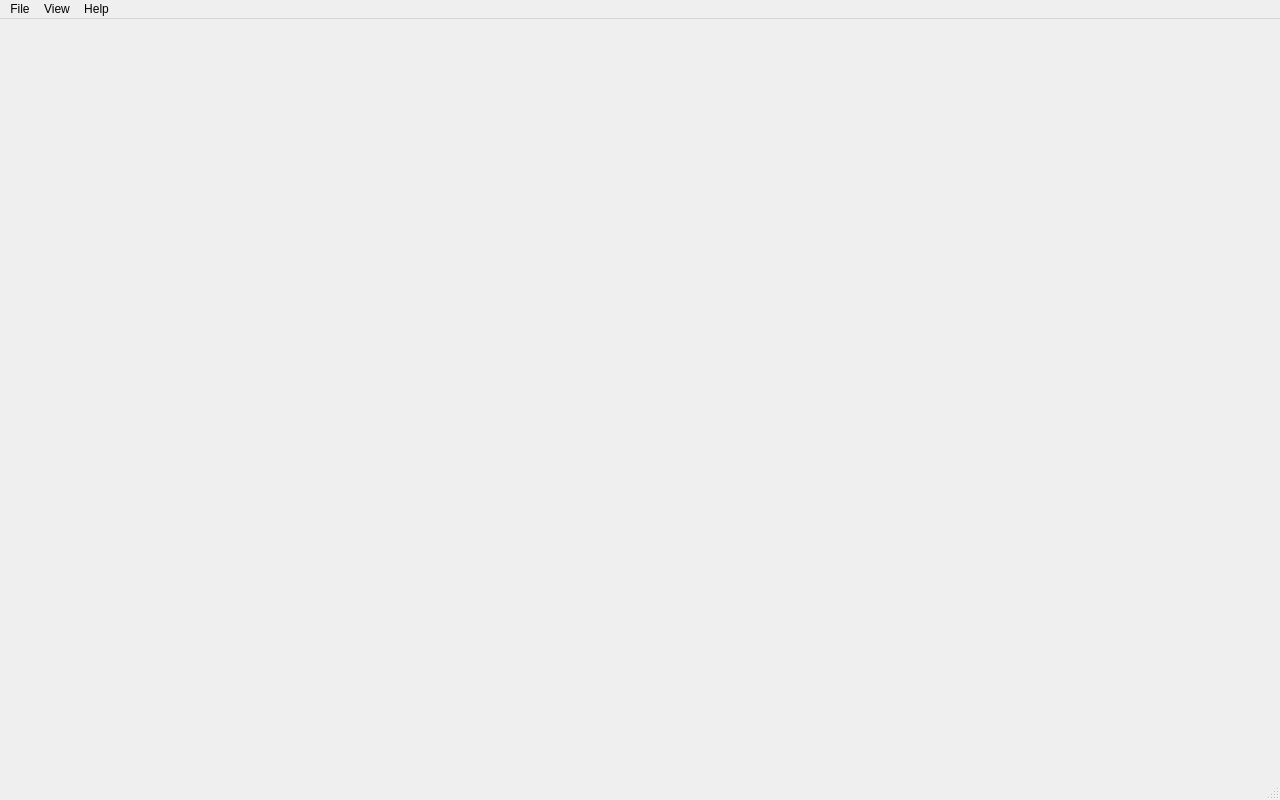
<?xml version="1.0" encoding="UTF-8"?>
<ui version="4.0">
 <class>gcsMainWindow</class>
 <widget class="QMainWindow" name="gcsMainWindow">
  <property name="windowModality">
   <enum>Qt::NonModal</enum>
  </property>
  <property name="geometry">
   <rect>
    <x>0</x>
    <y>0</y>
    <width>1280</width>
    <height>800</height>
   </rect>
  </property>
  <property name="sizePolicy">
   <sizepolicy hsizetype="Preferred" vsizetype="Preferred">
    <horstretch>0</horstretch>
    <verstretch>0</verstretch>
   </sizepolicy>
  </property>
  <property name="minimumSize">
   <size>
    <width>640</width>
    <height>480</height>
   </size>
  </property>
  <property name="windowTitle">
   <string>AHNS Ground Station</string>
  </property>
  <property name="windowIcon">
   <iconset resource="../resources/gcs.qrc">
    <normaloff>:/about/AHNS_Logo.png</normaloff>:/about/AHNS_Logo.png</iconset>
  </property>
  <property name="styleSheet">
   <string notr="true">/* Progress Bar */
/*QProgressBar {
  border: 2px solid white;
  border-radius: 5px;
  text-align: left;
  margin-left: 4ex;
}*/

QDockWidget{
	background-color: rgb(0, 0, 0);
    border: 1px solid rgb(255,255,255);
}

QDockWidget::title {
  text-align: Center;
  border-bottom-color: rgb(86, 86, 86);
  border-style: inset;
  border-width: 1px;
  background-color: qlineargradient(spread:pad, x1:0.545455, y1:0.449, x2:1, y2:0, stop:0 rgba(0, 0, 0, 255), stop:1 rgba(255, 255, 255, 255));
}

QWidget {
    color: rgb(255,255,255);
	background-color: rgb(0, 0, 0);
}

QLabel {
}

QMenu{
    color: rgb(0,0,0);
	background-color: rgb(255, 255, 255);
}

QMenuBar{
    color: rgb(255,255,255);
	background-color: rgb(0, 0, 0);
}

QMenuBar::item{
  background-color: transparent;
}

QMenuBar::item:selected, QMenuBar::item:pressed{
  color: rgb(0, 0, 0);  
  background-color: rgb(255,255,255);
}

QMenu::item {
  background-color: transparent;
}

QMenu::item:selected {
    color: rgb(255,255,255);
	background-color: rgb(0, 0, 0);
}

QMessageBox {
    color: rgb(255,255,255);
	background-color: rgb(0, 0, 0);
}

QPushButton:hover, QPushButton:focus{
  background-color: rgb(255, 255, 255);
  color: rgb(0, 0, 0);  
}

QLineEdit:hover, QLineEdit:focus{
  background-color: rgb(255, 255, 255);
  color: rgb(0, 0, 0);  
}

/* Progress Bar */
QProgressBar {
  border: 2px solid white;
  border-radius: 5px;
  text-align: left;
  margin-left: 4ex;
}

QProgressBar::chunk {
  background-color: rgb(255, 255, 255);
  margin: 0.5px;
  width: 10px;
}

/* TABS */
QTabWidget::pane {
  border-bottom: 2px solid #C2C7CB;
  position: absolute;
  top: 0.5em;
}

QTabWidget::tab-bar {
  alignment: center;
}

QTabBar::tab {
  background-color: rgb(0, 0, 0);
  border: 0.5px solid #C4C4C3;
  border-top-color: #C2C7CB; 
  /*border-bottom-left-radius: 5px;
  border-bottom-right-radius: 5px;*/
  min-width: 4ex;
  padding: 1px;
}

QTabBar::tab:selected, QTabBar::tab:hover {
  color: rgb(0, 0, 0);
  background-color: rgb(255, 255, 255);
}

QTabBar::tab:selected {
  border-color: #9B9B9B;
  border-top-color: #C2C7CB; 
}*/</string>
  </property>
  <widget class="QWidget" name="centralWidget"/>
  <widget class="QMenuBar" name="menuBar">
   <property name="geometry">
    <rect>
     <x>0</x>
     <y>0</y>
     <width>1280</width>
     <height>27</height>
    </rect>
   </property>
   <widget class="QMenu" name="menuFile">
    <property name="title">
     <string>File</string>
    </property>
    <addaction name="actionRestart_Logging"/>
    <addaction name="separator"/>
    <addaction name="actionExit"/>
   </widget>
   <widget class="QMenu" name="menuView">
    <property name="title">
     <string>View</string>
    </property>
    <addaction name="actionNew_Plotting_Widget"/>
    <addaction name="actionRemove_Last_Plotting_Widget"/>
    <addaction name="actionRemove_All_Plotting_Widgets"/>
    <addaction name="separator"/>
    <addaction name="actionSave_Config"/>
    <addaction name="actionLoad_Config"/>
    <addaction name="separator"/>
   </widget>
   <widget class="QMenu" name="menuHelp">
    <property name="title">
     <string>Help</string>
    </property>
    <addaction name="actionAbout"/>
   </widget>
   <addaction name="menuFile"/>
   <addaction name="menuView"/>
   <addaction name="menuHelp"/>
  </widget>
  <widget class="QStatusBar" name="statusBar"/>
  <action name="actionExit">
   <property name="checkable">
    <bool>false</bool>
   </property>
   <property name="text">
    <string>Exit</string>
   </property>
  </action>
  <action name="actionAbout">
   <property name="text">
    <string>&amp;About</string>
   </property>
  </action>
  <action name="actionNew_Plotting_Widget">
   <property name="text">
    <string>New Plotting Widget</string>
   </property>
  </action>
  <action name="actionRemove_Last_Plotting_Widget">
   <property name="text">
    <string>Remove Last Plotting Widget</string>
   </property>
  </action>
  <action name="actionRemove_All_Plotting_Widgets">
   <property name="text">
    <string>Remove All Plotting Widgets</string>
   </property>
  </action>
  <action name="actionSave_Config">
   <property name="text">
    <string>Save Config</string>
   </property>
  </action>
  <action name="actionLoad_Config">
   <property name="text">
    <string>Load Config</string>
   </property>
  </action>
  <action name="actionRestart_Logging">
   <property name="text">
    <string>Restart Logging</string>
   </property>
  </action>
 </widget>
 <layoutdefault spacing="6" margin="11"/>
 <resources>
  <include location="../resources/gcs.qrc"/>
 </resources>
 <connections/>
</ui>
